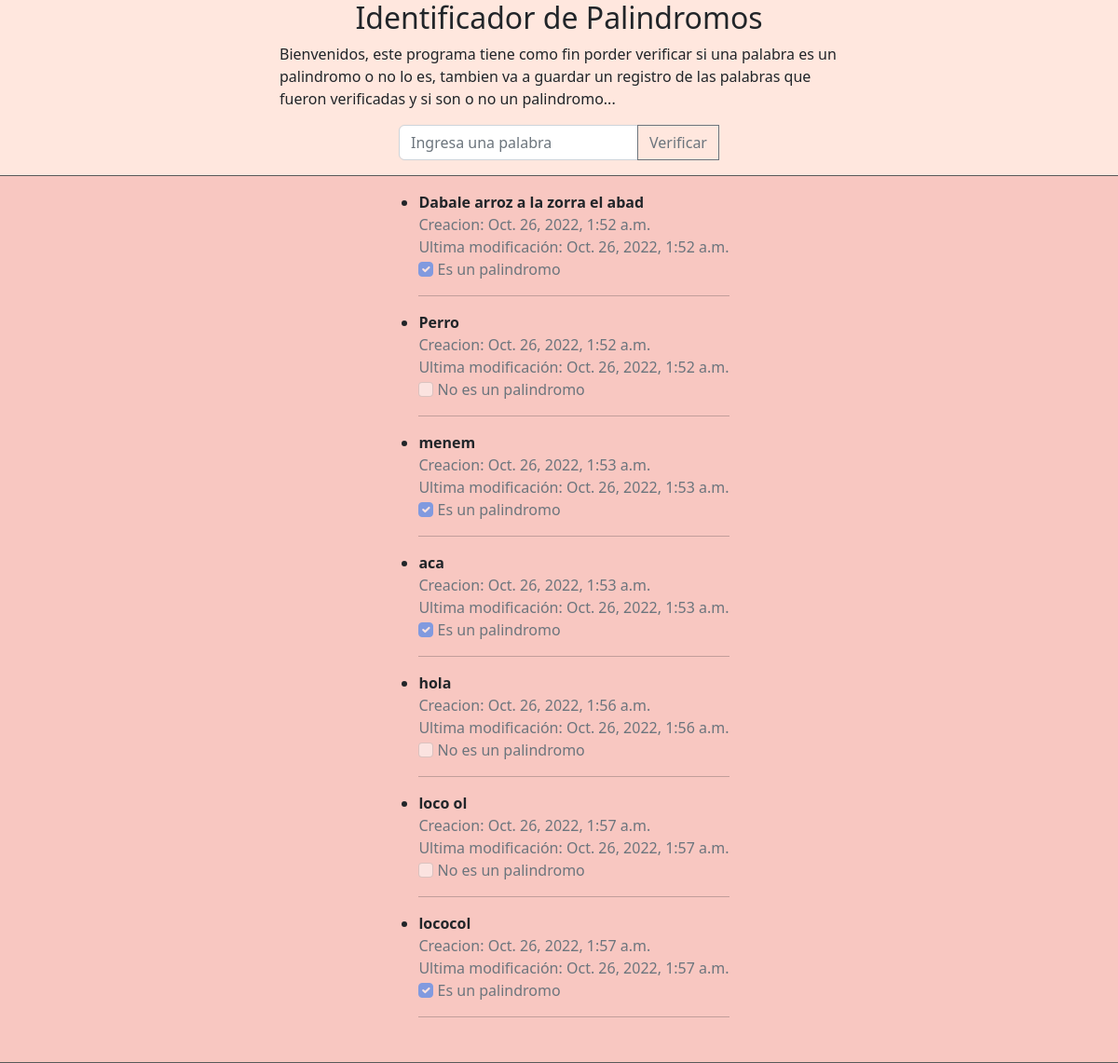
The page / on the database its author committed.
### palabras/models.py (models this page shows, shortened)
class Palabra(models.Model):
    contenido = models.CharField(max_length=20, blank=False, null=False)
    esPalindromo = models.BooleanField(default=False)
    creacion = models.DateTimeField(default = datetime.now)
    update = models.DateTimeField(default = datetime.now)

### palabras/views.py (the view)
# urls.py: path('', views.index, name='index'),
def index(request):
    palabras = Palabra.objects.all() # obtenemos mediante un Queryset todos los objetos Palabra almacenados en la base de datos.
    return render(request, 'index.html', { 'palabras':palabras }) # Renderizamos el template index.html pasandole como contexto todos los elementos obtenidos mediante el Queryset anterior

### templates/index.html (shortened to what this page needs)
{% load static %}
<!DOCTYPE html>
<html lang="en">
<head>
    <link href="https://cdn.jsdelivr.net/npm/bootstrap@5.2.0-beta1/dist/css/bootstrap.min.css" rel="stylesheet">
    <link rel="stylesheet" href="{% static 'css/style.css' %}">
</head>
<header>
    <h2>Identificador de Palindromos</h2>
</header>
<body>
    <section class="container">
        <p class="presentacion">Bienvenidos, este programa tiene como fin porder verificar si una palabra es un palindromo o no lo es, tambien va a guardar un registro de las palabras que fueron verificadas y si son o no un palindromo...</p>
    </section>
    <section class="container">
    <form action="{% url 'palabras:register' %}" method="post">
        <div class="input-group mb-3">
            <input
            type="text"
            class="form-control"
            placeholder="Ingresa una palabra"
            aria-label="Ingresa una palabra"
            aria-describedby="button-addon2"
            name="txtWord"
            id="txtWord"
            minlength = "3"
            >
            <button class="btn btn-outline-secondary" type="button" id="button-addon2" value="verificar" data-bs-toggle="modal" data-bs-target="#exampleModal">Verificar</button>
        </div>
    </form>
    </section>
    <section class="words">
        <ul>
            {% for palabra in palabras %}
                <li> <strong>{{ palabra.contenido }}</strong> <p class="text-muted">Creacion: {{ palabra.creacion }} <br> Ultima modificación: {{ palabra.update }} <br>
                    {% if palabra.esPalindromo == True %}
                    <input type="checkbox" disabled checked class="form-check-input" id="check">
                    <label for="check">Es un palindromo</label>
                    {% else %}
                    <input type="checkbox" disabled class="form-check-input" id="not-check">
                    <label for="not-check">No es un palindromo</label>
                    {% endif%}
                </p>
                <hr>
                </li>
            {% endfor %}
        </ul>
    </section>
</body>
</html>

### static/css/style.css (style rules this page uses)
header { display: flex; align-items: center; justify-content: center; }
body { background-color: rgba(255, 127, 80, 0.184); }
.container { display: flex; align-items: center; justify-content: center; }
.presentacion { font-size: 1rem; width: 50vw; }
.words { display: flex; align-items: center; justify-content: center; padding: 1rem; background-color: rgba(228, 112, 114, 0.269); border-top: .5px solid rgb(89, 89, 89); border-bottom: .5px solid rgb(89, 89, 89); }

### rows shown on the page
Palabra: contenido "Dabale arroz a la zorra el abad", creacion "Oct. 26, 2022, 1:52 a.m.", update "Oct. 26, 2022, 1:52 a.m."
Palabra: contenido "Perro", creacion "Oct. 26, 2022, 1:52 a.m.", update "Oct. 26, 2022, 1:52 a.m."
Palabra: contenido "menem", creacion "Oct. 26, 2022, 1:53 a.m.", update "Oct. 26, 2022, 1:53 a.m."
Palabra: contenido "aca", creacion "Oct. 26, 2022, 1:53 a.m.", update "Oct. 26, 2022, 1:53 a.m."
Palabra: contenido "hola", creacion "Oct. 26, 2022, 1:56 a.m.", update "Oct. 26, 2022, 1:56 a.m."
Palabra: contenido "loco ol", creacion "Oct. 26, 2022, 1:57 a.m.", update "Oct. 26, 2022, 1:57 a.m."
Palabra: contenido "lococol", creacion "Oct. 26, 2022, 1:57 a.m.", update "Oct. 26, 2022, 1:57 a.m."
